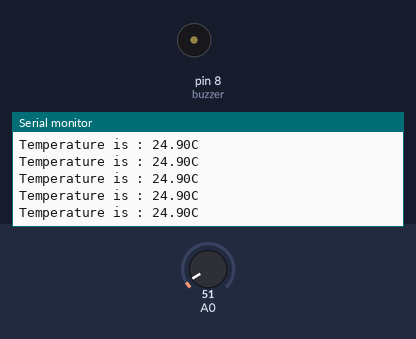
A sketch run on a simulated Arduino Uno, built with avr-gcc and run on an emulated ATmega328P. Shown: buzzer (waves = sounding), the last lines printed to the serial monitor. The test bench sets the inputs (shaded band); at power-on: A0 = 51.

Above: at 1.2 s.
1.3 s: A0 set to 65
At 1.94 s:
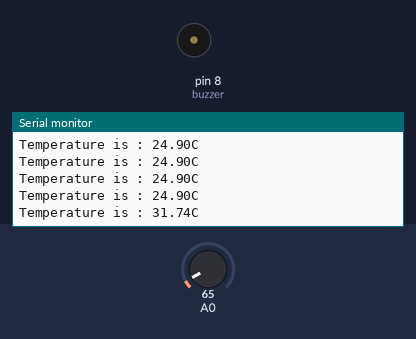
2.8 s: A0 set to 61
At 2.86 s:
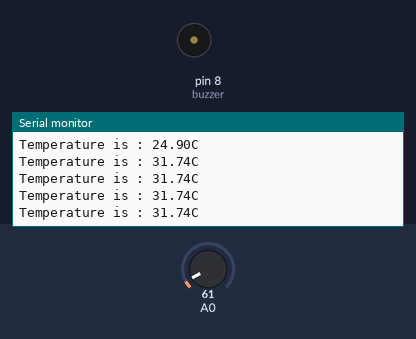
Timing chart, 0 to 5.8 s (numbered marks = the images above; inputs shaded):
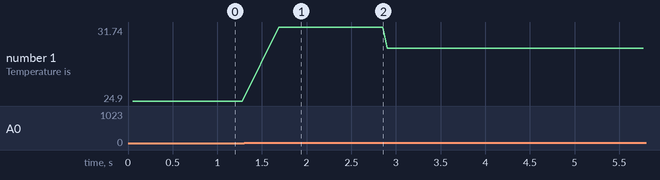

The sketch:

7_TEMPERATURE_ALARM.ino
```cpp
float sinVal;
int toneVal;
unsigned long tepTimer;

void setup(){
  pinMode(8,OUTPUT);  //buzzer
  Serial.begin(9600); //configure baud rate to 9600bps
}

void loop(){
  int val; //save value of LM35 (temp sensor)
  double data; //save the converted value of temperature
  val = analogRead(0);//read value at analog pin 0
  data = (double)val*(5/10.24); //conver voltage value to a temperature
  if(data > 30){//if temp is higher than 30
    for(int x = 0; x < 180; x++){
      sinVal = (sin(x*(3.1412/180)));
      toneVal = 1000 + int(sinVal*1000);
      tone(8, toneVal);
      delay(2);
    }
  }
  else{
    noTone(8);
    }
  if(millis() - tepTimer > 50){//every 50 ms the serial port prints out an output
    tepTimer = millis(); //reset tepTimer value
    Serial.print("Temperature is : ");
    Serial.print(data); // prints our serial temperature data
    Serial.println("C");//println prints our on the next line
  }
}
```

Measured:
- after the input at 1.3 s, the serial monitor: prints a new line after 0.39 s (image 1)
- after the input at 2.8 s, tone on pin 8 (buzzer): stays silent (without the input it goes to 1945 Hz after 2.6 s)
- plotted number 1: 24.9 → 31.74 after the input at 1.3 s, 31.74 → 29.79 after the input at 2.8 s
